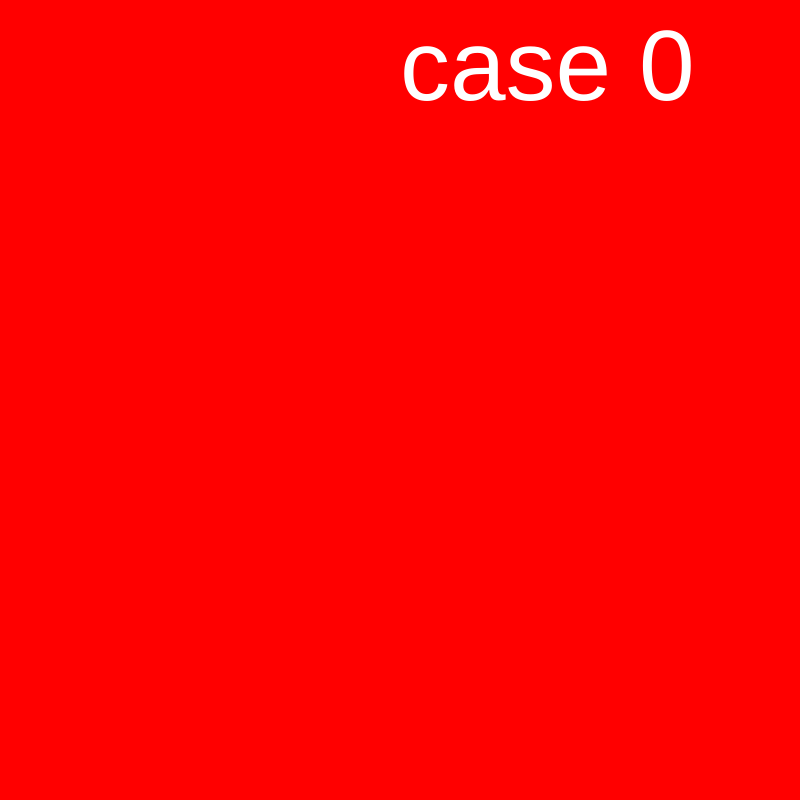
Frame 1 (no input)
Frame 60 (no input): identical to frame 1, image omitted
Frame 120 (the mouse pressed at the canvas centre since frame 60): identical to frame 1, image omitted

The p5.js sketch that drew this single still picture (run headless with seeded random() and noise() and a simulated clock; from frame 60 on, the mouse is pressed at the canvas centre):

// p5.js sketch
// ── sketch.js
var state = 0;
//initialize it and declare, semicolon


function setup() {
  // all lowercase in fucntion
  createCanvas(800, 800);
  //COMMA, not semicolon
}
//only one closed
function draw() {
  //all LOWERCASE


  switch (state) {
    //"state is a variable, must be declared"
    case 0:
      //colon not semicolon
      background(255, 0, 0);
      //no quotes around colors
      //LOWERCASE
      fill('white')

      textSize(100);
      text("case 0", width / 2, 100);
      break;

    case 1:
      background(0, 255, 0);
      fill('black')
      textSize(100);
      text("case 1", 100, 100);
      break;

    case 2:
    //No repeats on cases "2"
      background(0, 0, 255);
      fill('gold')
      textSize(100);
      text("case 2", 100, 100);
      break;

  }
}

  function mouseReleased() {
    //LOWERCASE "m"


    state++;
    //NO "my", add ++, LOWERCASE

    if (state > 2) {
      state = 0;
      //no semicolon, NO my, LOWERCASE
    }

  }
